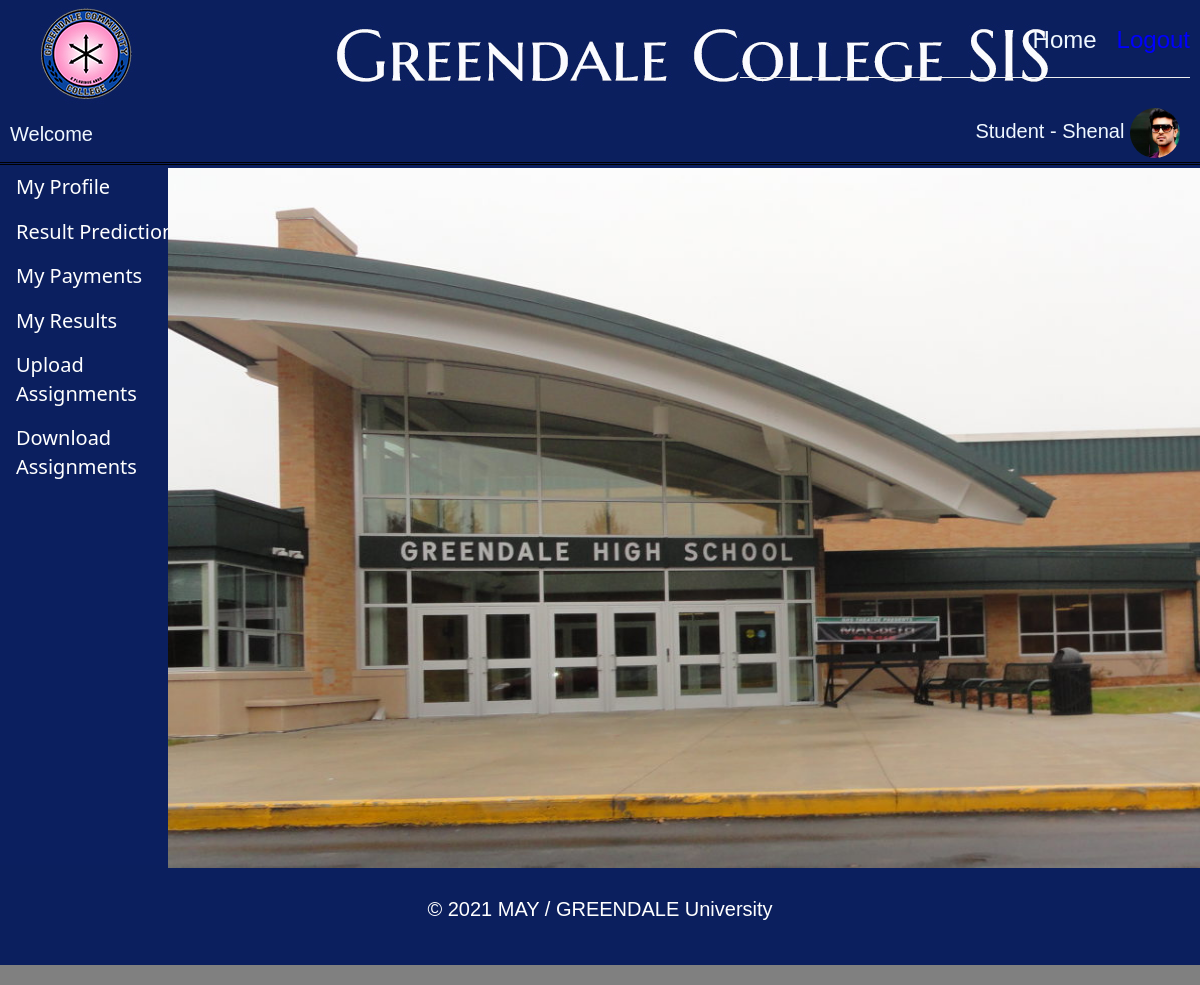
Screenshot of /studentindex.php (signed in) with the database file from the repository.
### tables this page shows
CREATE TABLE `students` (
  `student_id` int(255) NOT NULL,
  `batch_id` int(255) NOT NULL,
  `student_fname` varchar(1000) NOT NULL,
  `student_lname` varchar(1000) NOT NULL,
  `email` varchar(1000) NOT NULL,
  `birthday` varchar(1000) NOT NULL,
  `contactnumber` int(255) NOT NULL,
  `password` varchar(1000) NOT NULL,
  `NIC` int(255) NOT NULL,
  `picture` varchar(1000) NOT NULL,
  `parent_name` varchar(1000) NOT NULL
);

### studentindex.php (the view, shortened to what this page needs)
<!DOCTYPE html>
<html lang="en">
  <head>
    <link href="css/bootstrap.min.css" rel="stylesheet">
	  <link href="css/style.css" rel="stylesheet">
  </head>
  <body style="background-color: grey; margin-top: -20px">
	  <?php
	include "DBconnection.php";
	if(!isset($_SESSION['id']))
	{
		header("location:loginindex.php");
	}
	else
	{
		$id = $_SESSION['id'];
		$result = mysqli_query($conn,"SELECT * FROM students WHERE student_id='" . $id."'");
		$row  = mysqli_fetch_array($result);
		if($row >0)
		{
		$fname =$row['student_fname'];
		$spic =$row['picture'];
		}
	}
	  ?>
	  <div class="div_content_admin">
    <div class="header_admin">
<div style="margin-right:10px;vertical-align:bottom;">
    <table align="right" width="450">
        <tr><td>
        <div align="right" style="font-size:24px;padding-top:23px; ">
                 <a href="studentindex.php" style="color: aliceblue">Home</a> &nbsp;
                <a href="userLogout.php" style="color:blue">Logout</a>
			<hr>
			   <div align="right" style="font-size:20px; padding: 10px; color: aliceblue">
         Student - <?php echo $fname;?>
				    <img class="img-rounded" style="border-radius: 50%" width="50px" height="50px" src="studentImage/<?php echo $spic;?>">
        </div>
        </td></tr>
   </table>
</div>
	  </div>
		   <div class="div_header_title_admin">
     <div align="left" style="font-size:20px; padding: 10px; color: aliceblue">
         Welcome
            </div>
		</div>
		  <div class="mainframe"  style="background-color:#0b1f5f">
		  <div class="section1_admin" >
    		       <ul>
    		      <li><div><a href="studentmyprofile.php">My Profile</a></div></li>
			 	  <li><div><a href="studentresultsprediction.php"> Result Predictions</a></div></li>
			      <li><div><a href="studentviewpayments.php">My Payments</a></div></li>
			      <li><div><a href="studentviewresults.php">My Results</a></div></li>
			      <li><div><a href="studentuploadassignments.php">Upload Assignments</a></div></li>
			      <li><div><a href="studentdownloadassignments.php">Download Assignments</a></div></li>
			  </ul>
</div>
		  <div class="section2_admin">
  <img src="photos/ad1.jpg" style="width:100%; height: 100%">
		  </div>
		  </div>
		   <div class="section3">
		 <p  align="center" style="color:  white; padding-top: 30px; font-size:20px " >© 2021 MAY / GREENDALE University</p>
		  </div>
	  </div>
  </body>
</html>

### css/style.css (style rules this page uses)
.header_admin { height: 110px; background-image: url("../photos/header_admin.jpg"); background-repeat: no-repeat; font-family: Arial, Helvetica, sans-serif; }
.div_content_admin { margin: auto; width: 100%; background: #FFF; }
.div_header_title_admin { height: 55px; background: #93bede; border-bottom: 3px double black; background-repeat: no-repeat; background-image: url("../photos/admintitle.jpg"); }
.mainframe { height: 700px; width: 100%; }
.section1_admin { width: 14%; float: left; background: #0b1f5f ; font-family:Segoe, "Segoe UI", "DejaVu Sans", "Trebuchet MS", Verdana, "sans-serif"; font-size: 20px; }
.section2_admin { float: right; width: 86%; height: 700px; background-color: skyblue; }
.section3 { width: 100%; height: 100px; background-image: url("../photos/sub4.jpg"); background-size: 100% 100px; margin-bottom: auto; }

### studentindex.php (style rules this page uses)
ul { list-style-type: none; margin: 0; padding: 0; width: 210px; background-color: #0b1f5f; }
li a { display: block; color: white; padding: 8px 16px; text-decoration: none; }
* { box-sizing: border-box; }
body { font-family: Verdana, sans-serif; }
img { vertical-align: middle; }

### rows the page displays
students: student_fname "Shenal", picture (picture)
